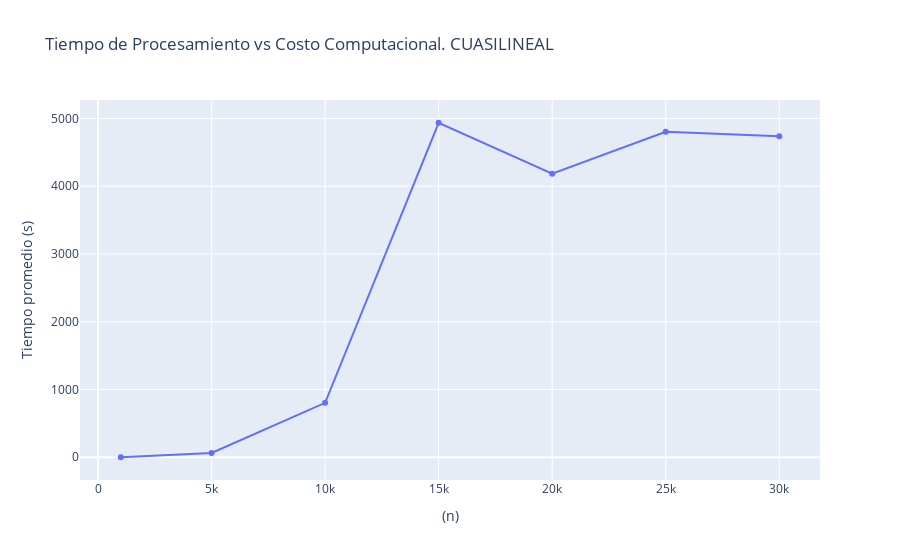

The code cell stored with this chart in its notebook:
### Code cell
fig = go.Figure()
fig.add_trace(go.Scatter(x=sizes2, y=vector_rec, mode='lines+markers', name='peak'))
fig.update_layout(title='Tiempo de Procesamiento vs Costo Computacional. CUASILINEAL',
                  xaxis_title='(n)',
                  yaxis_title='Tiempo promedio (s)',
                  legend=dict(x=0.01, y=0.99))

### Figure 1 — Plotly figure (JSON) as saved in the notebook; plotly's stock layout.template omitted (floating-point values rounded to 4 significant figures)
{"data": [{"mode": "lines+markers", "name": "peak", "type": "scatter", "x": [1000, 5000, 10000, 15000, 20000, 25000, 30000, 35000, 40000, 45000, 50000, 55000, 60000, 65000, 70000, 75000, 80000, 85000, 90000, 95000], "y": [0, 64, 803, 4937, 4184, 4804, 4737]}], "layout": {"legend": {"x": 0.01, "y": 0.99}, "title": {"text": "Tiempo de Procesamiento vs Costo Computacional. CUASILINEAL"}, "xaxis": {"title": {"text": "(n)"}}, "yaxis": {"title": {"text": "Tiempo promedio (s)"}}}}
